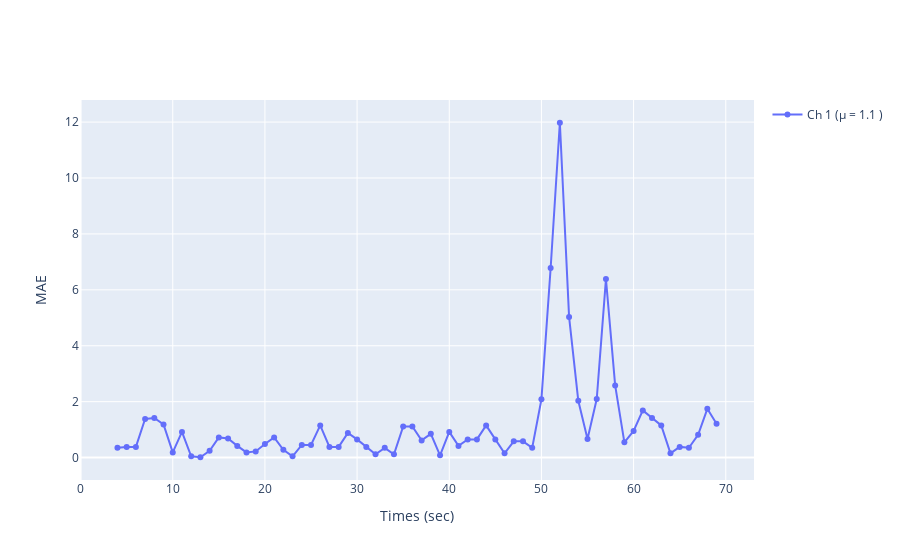
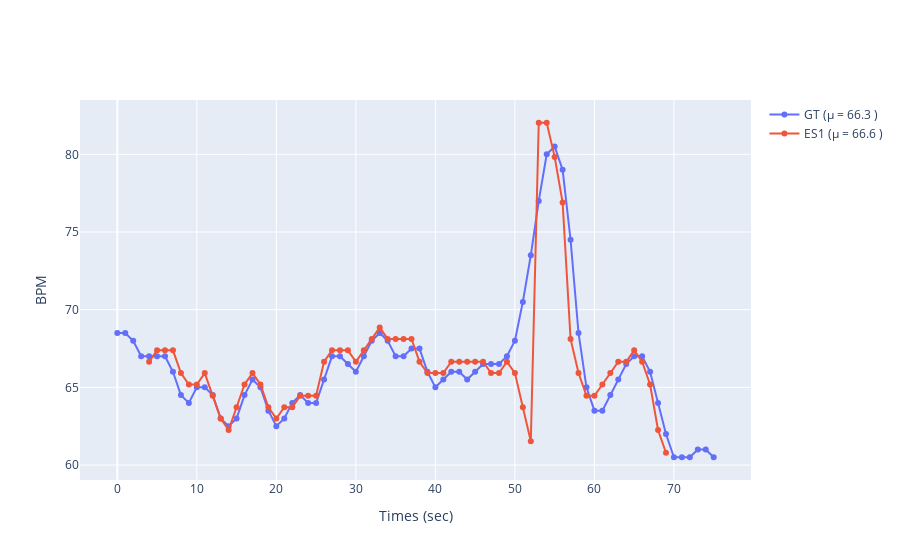

These figures' notebook cell, in order:
### Code cell
#### TEST holistic approach

# params
roi_approach = 'holistic'   # 'holistic' or 'patches'
bpm_est = 'median'         # BPM final estimate, if patches choose 'medians' or 'clustering'
method = 'cpu_CHROM'       # one of the methods implemented in pyVHR
pipe = Pipeline()          # object to execute the pipeline

# run
bvps, timesES, bpmES = pipe.run_on_video_multimethods(
    videoFileName,
    winsize=wsize, 
    roi_method='convexhull',
    roi_approach=roi_approach,
    method=method,
    estimate=bpm_est,
    patch_size=40, 
    RGB_LOW_HIGH_TH=(5,230),
    Skin_LOW_HIGH_TH=(5,230),
    pre_filt=True,
    post_filt=True,
    cuda=True, 
    verb=True
)

# ERRORS
RMSE, MAE, MAX, PCC, CCC, SNR = getErrors(bvps, fps, bpmES, bpmGT, timesES, timesGT)
printErrors(RMSE, MAE, MAX, PCC, CCC, SNR)
displayErrors(bpmES, bpmGT, timesES, timesGT)

### Figure 1 — Plotly figure (JSON) as saved in the notebook; plotly's stock layout.template omitted (floating-point values rounded to 4 significant figures)
{"data": [{"mode": "lines+markers", "name": "Ch 1 (µ = 1.1 )", "type": "scatter", "x": [4, 5, 6, 7, 8, 9, 10, 11, 12, 13, 14, 15, 16, 17, 18, 19, 20, 21, 22, 23, 24, 25, 26, 27, 28, 29, 30, 31, 32, 33, 34, 35, 36, 37, 38, 39, 40, 41, 42, 43, 44, 45, 46, 47, 48, 49, 50, 51, 52, 53, 54, 55, 56, 57, 58, 59, 60, 61, 62, 63, 64, 65, 66, 67, 68, 69], "y": [0.3496, 0.3828, 0.3828, 1.383, 1.418, 1.186, 0.1855, 0.918, 0.04688, 0.01172, 0.2441, 0.7207, 0.6855, 0.418, 0.1855, 0.2207, 0.4883, 0.7207, 0.2793, 0.04688, 0.4531, 0.4531, 1.15, 0.3828, 0.3828, 0.8828, 0.6504, 0.3828, 0.1152, 0.3477, 0.1152, 1.115, 1.115, 0.6152, 0.8496, 0.08203, 0.918, 0.418, 0.6504, 0.6504, 1.15, 0.6504, 0.1504, 0.582, 0.582, 0.3496, 2.082, 6.779, 11.98, 5.031, 2.031, 0.666, 2.096, 6.385, 2.582, 0.5469, 0.9531, 1.686, 1.418, 1.15, 0.1504, 0.3828, 0.3496, 0.8145, 1.744, 1.209]}], "layout": {"showlegend": true, "xaxis": {"title": {"text": "Times (sec)"}}, "yaxis": {"title": {"text": "MAE"}}}}

### Figure 2 — Plotly figure (JSON) as saved in the notebook; plotly's stock layout.template omitted (floating-point values rounded to 4 significant figures)
{"data": [{"mode": "lines+markers", "name": "GT (µ = 66.3 )", "type": "scatter", "x": [0, 1, 2, 3, 4, 5, 6, 7, 8, 9, 10, 11, 12, 13, 14, 15, 16, 17, 18, 19, 20, 21, 22, 23, 24, 25, 26, 27, 28, 29, 30, 31, 32, 33, 34, 35, 36, 37, 38, 39, 40, 41, 42, 43, 44, 45, 46, 47, 48, 49, 50, 51, 52, 53, 54, 55, 56, 57, 58, 59, 60, 61, 62, 63, 64, 65, 66, 67, 68, 69, 70, 71, 72, 73, 74, 75], "y": [68.5, 68.5, 68, 67, 67, 67, 67, 66, 64.5, 64, 65, 65, 64.5, 63, 62.5, 63, 64.5, 65.5, 65, 63.5, 62.5, 63, 64, 64.5, 64, 64, 65.5, 67, 67, 66.5, 66, 67, 68, 68.5, 68, 67, 67, 67.5, 67.5, 66, 65, 65.5, 66, 66, 65.5, 66, 66.5, 66.5, 66.5, 67, 68, 70.5, 73.5, 77, 80, 80.5, 79, 74.5, 68.5, 65, 63.5, 63.5, 64.5, 65.5, 66.5, 67, 67, 66, 64, 62.0, 60.5, 60.5, 60.5, 61, 61, 60.5]}, {"mode": "lines+markers", "name": "ES1 (µ = 66.6 )", "type": "scatter", "x": [4, 5, 6, 7, 8, 9, 10, 11, 12, 13, 14, 15, 16, 17, 18, 19, 20, 21, 22, 23, 24, 25, 26, 27, 28, 29, 30, 31, 32, 33, 34, 35, 36, 37, 38, 39, 40, 41, 42, 43, 44, 45, 46, 47, 48, 49, 50, 51, 52, 53, 54, 55, 56, 57, 58, 59, 60, 61, 62, 63, 64, 65, 66, 67, 68, 69], "y": [66.65, 67.38, 67.38, 67.38, 65.92, 65.19, 65.19, 65.92, 64.45, 62.99, 62.26, 63.72, 65.19, 65.92, 65.19, 63.72, 62.99, 63.72, 63.72, 64.45, 64.45, 64.45, 66.65, 67.38, 67.38, 67.38, 66.65, 67.38, 68.12, 68.85, 68.12, 68.12, 68.12, 68.12, 66.65, 65.92, 65.92, 65.92, 66.65, 66.65, 66.65, 66.65, 66.65, 65.92, 65.92, 66.65, 65.92, 63.72, 61.52, 82.03, 82.03, 79.83, 76.9, 68.12, 65.92, 64.45, 64.45, 65.19, 65.92, 66.65, 66.65, 67.38, 66.65, 65.19, 62.26, 60.79]}], "layout": {"showlegend": true, "xaxis": {"title": {"text": "Times (sec)"}}, "yaxis": {"title": {"text": "BPM"}}}}
